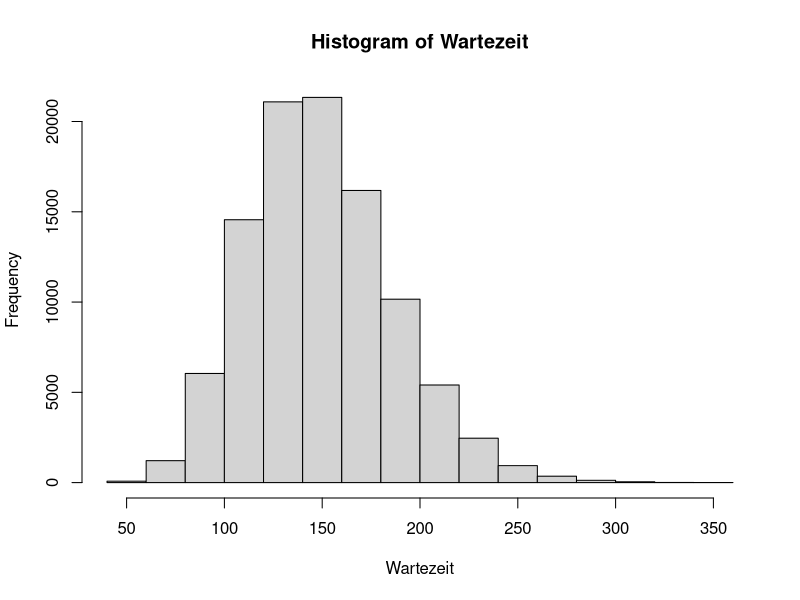

Recreate this plot in R.

Wartezeit <- rep(NA,100000)

for (k in 1:100000){
  Wartezeit[k] <- sum(rgeom(15,0.1)+1)
}

hist(Wartezeit)

1 - pnorm(120,150,sqrt(1350))